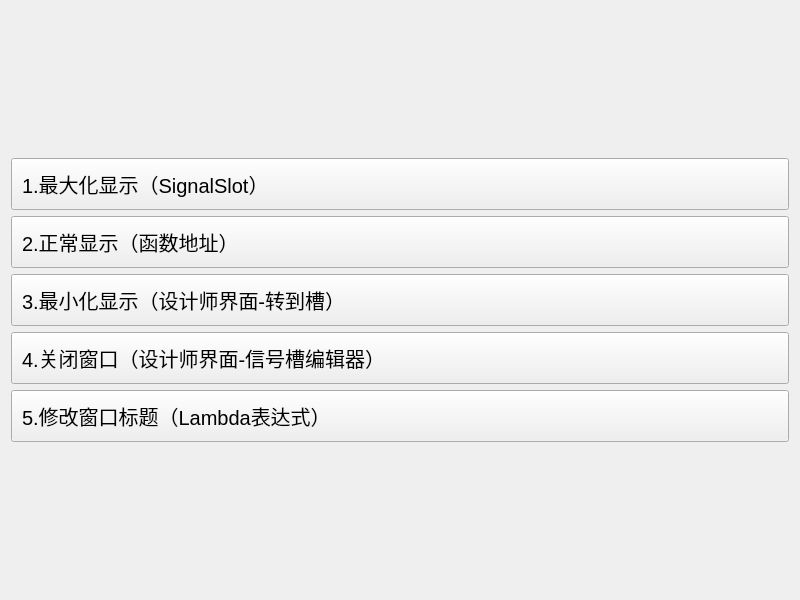
<?xml version="1.0" encoding="UTF-8"?>
<ui version="4.0">
 <class>MyWidget</class>
 <widget class="QWidget" name="MyWidget">
  <property name="geometry">
   <rect>
    <x>0</x>
    <y>0</y>
    <width>800</width>
    <height>600</height>
   </rect>
  </property>
  <property name="windowTitle">
   <string>信号槽的多种连接方式</string>
  </property>
  <property name="styleSheet">
   <string notr="true">QPushButton{
	text-align:left;
	font-size:20px;
	padding:10px;
}</string>
  </property>
  <layout class="QVBoxLayout" name="verticalLayout">
   <item>
    <spacer name="Spacer1">
     <property name="orientation">
      <enum>Qt::Orientation::Vertical</enum>
     </property>
     <property name="sizeHint" stdset="0">
      <size>
       <width>20</width>
       <height>40</height>
      </size>
     </property>
    </spacer>
   </item>
   <item>
    <widget class="QPushButton" name="btnMax">
     <property name="text">
      <string>1.最大化显示（SignalSlot）</string>
     </property>
    </widget>
   </item>
   <item>
    <widget class="QPushButton" name="btnNormal">
     <property name="text">
      <string>2.正常显示（函数地址）</string>
     </property>
    </widget>
   </item>
   <item>
    <widget class="QPushButton" name="btnMin">
     <property name="text">
      <string>3.最小化显示（设计师界面-转到槽）</string>
     </property>
    </widget>
   </item>
   <item>
    <widget class="QPushButton" name="btnClose">
     <property name="text">
      <string>4.关闭窗口（设计师界面-信号槽编辑器）</string>
     </property>
    </widget>
   </item>
   <item>
    <widget class="QPushButton" name="btnModify">
     <property name="text">
      <string>5.修改窗口标题（Lambda表达式）</string>
     </property>
    </widget>
   </item>
   <item>
    <spacer name="Spacer2">
     <property name="orientation">
      <enum>Qt::Orientation::Vertical</enum>
     </property>
     <property name="sizeHint" stdset="0">
      <size>
       <width>20</width>
       <height>40</height>
      </size>
     </property>
    </spacer>
   </item>
  </layout>
 </widget>
 <resources/>
 <connections>
  <connection>
   <sender>btnClose</sender>
   <signal>clicked()</signal>
   <receiver>MyWidget</receiver>
   <slot>close()</slot>
   <hints>
    <hint type="sourcelabel">
     <x>399</x>
     <y>353</y>
    </hint>
    <hint type="destinationlabel">
     <x>399</x>
     <y>299</y>
    </hint>
   </hints>
  </connection>
 </connections>
</ui>
